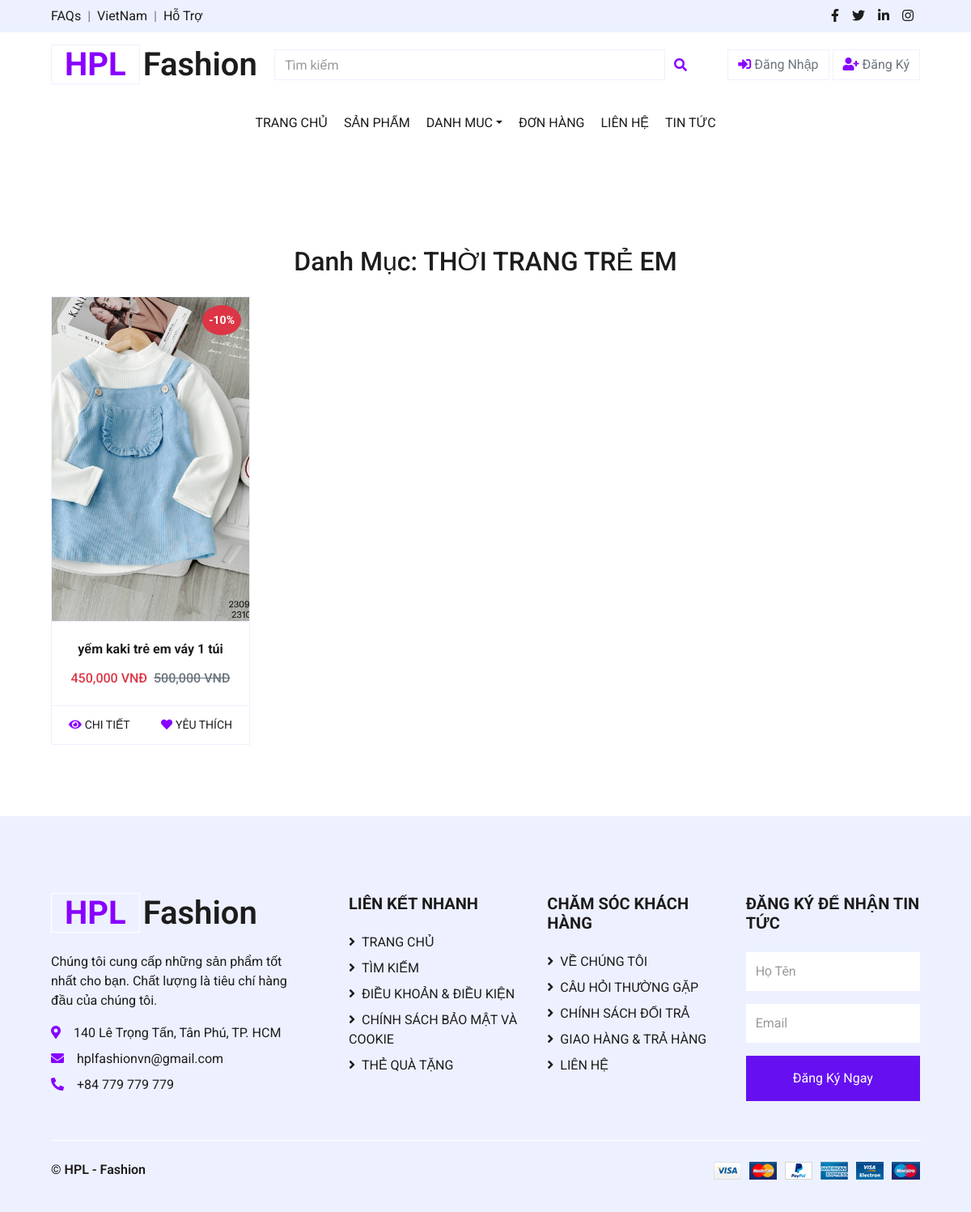
/views/collection.php?category_id=5, run on the app's committed database.
### tables this page shows
CREATE TABLE `categories` (
  `category_id` int NOT NULL,
  `category_name` varchar(255) NOT NULL,
  `category_image` varchar(250) NOT NULL
);

CREATE TABLE `products` (
  `product_id` int NOT NULL,
  `product_name` varchar(255) NOT NULL,
  `price` int NOT NULL,
  `category_id` int DEFAULT NULL,
  `subcategory_id` int NOT NULL,
  `image` varchar(255) DEFAULT NULL,
  `image2` varchar(255) DEFAULT NULL,
  `image3` varchar(255) DEFAULT NULL,
  `description` varchar(255) DEFAULT NULL,
  `brand_id` int DEFAULT NULL,
  `size` text,
  `color` text,
  `discount` int DEFAULT '0',
  `view_count` int DEFAULT '0',
  `created_at` datetime DEFAULT CURRENT_TIMESTAMP
);

### config/database.php (called while the page is built, shortened)
<?php
class Database {
    private static $servername = "localhost";
    private static $username = "root";
    private static $password = "";
    private static $dbname = "shopthoitrang";
    private static $conn = null;
    private static function connect() {
    if (self::$conn === null) {
            self::$conn = new mysqli(self::$servername, self::$username, self::$password, self::$dbname);
        }
    }
    public static function query($sql) {
        return self::$conn->query($sql);
    }
}
?>

### views/collection.php (the view, shortened to what this page needs)
<?php
include('../config/database.php');
$category_id = isset($_GET['category_id']) ? (int)$_GET['category_id'] : 0;
$category_query = Database::query("SELECT category_name FROM categories WHERE category_id = $category_id");
$category = $category_query->fetch_assoc();
$category_name = $category['category_name'];
$product_query = Database::query("SELECT * FROM products WHERE category_id = $category_id");
?>
<!DOCTYPE html>
<html lang="en">
<head>
    <link href="https://cdnjs.cloudflare.com/ajax/libs/font-awesome/5.10.0/css/all.min.css" rel="stylesheet">
    <link href="../css/style.css" rel="stylesheet">
</head>
<body>
    <?php include '../includes/header.php'; ?>
    <div class="container-fluid pt-5">
        <h2 class="text-center mb-4">Danh Mục: <?= $category_name ?></h2>
        <div class="row px-xl-5 pb-3">
            <?php if ($product_query->num_rows > 0): ?>
                <?php while ($product = $product_query->fetch_assoc()): ?>
                    <?php
                        include 'product_item.php';
                    ?>
                <?php endwhile; ?>
            <?php else: ?>
                <p class="text-center">Không có sản phẩm nào trong danh mục này.</p>
            <?php endif; ?>
        </div>
    </div>
    <?php include '../includes/footer.php'; ?>
</body>
</html>

### views/product_item.php (shortened to what this page needs)
<div class="col-lg-3 col-md-4 col-sm-6 mb-4">
    <div class="card product-item border-0">
        <div class="card-header product-img position-relative overflow-hidden bg-transparent border p-0">
            <a href="detail.php?id=<?= $product['product_id'] ?>">
                <?php $image = '../assets/img_product/' . $product['image']; ?>
                <img class="img-fluid w-100 fixed-img" src="<?= $image ?>" alt="">
            </a>
            <?php if ($product['discount'] >0): ?>
                <div class="discount-badge position-absolute top-0 right-0 bg-danger text-white p-2" style="font-size: 14px; font-weight: bold; border-radius: 50%;">
                    -<?= $product['discount'] ?>%
                </div>
            <?php endif; ?>
        </div>
        <div class="card-body border-left border-right text-center p-0 pt-4 pb-3">
            <h6 class="text-truncate mb-3" style="font-weight: bold;"><?= $product['product_name'] ?></h6>
            <div class="d-flex justify-content-center">
                <?php
                $discount = $product['discount'];
                $discounted_price = $product['price'] * (1 - $discount/100);
                ?>
                <h6 class="text-danger"><?= number_format($discounted_price) ?> VNĐ</h6>
                <?php if ($discount > 0): ?>
                    <h6 class="text-muted ml-2"><del><?= number_format($product['price']) ?> VNĐ</del></h6>
                <?php endif; ?>
            </div>
        </div>
        <div class="card-footer d-flex justify-content-between bg-light border">
            <a href="detail.php?id=<?= $product['product_id'] ?>" class="btn btn-sm text-dark p-0">
                <i class="fas fa-eye text-primary mr-1"></i><span class="fw-bold">CHI TIẾT</span>
            </a>
            <form method="POST" action="" class="d-flex align-items-center">
                <button type="submit" name="add_to_favorites" class="btn btn-sm text-dark p-0 bg-white">
                    <i class="fas fa-heart text-primary mr-1"></i><span class="fw-bold">YÊU THÍCH</span>
                </button>
            </form>
        </div>
    </div>
</div>

### data on the page
categories: category_name "THỜI TRANG TRẺ EM"
products: image (picture), discount "10", product_name "yếm kaki trẻ em váy 1 túi", discounted_price "450,000", price "500,000"
